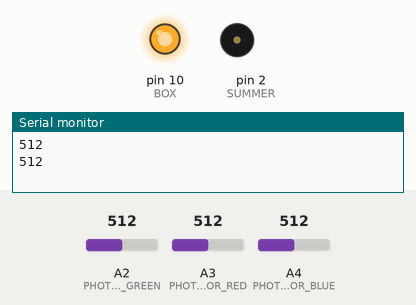
A sketch run on a simulated Arduino Uno, built with avr-gcc and run on an emulated ATmega328P. Shown: output pins drawn as LEDs (lit = HIGH), buzzer (waves = sounding), the last lines printed to the serial monitor. The test bench sets the inputs (shaded band); at power-on: A4 (PHOTOSENSOR_BLUE) = 512, A2 (PHOTOSENSOR_GREEN) = 512, A3 (PHOTOSENSOR_RED) = 512.

Above: at 2.8 s.
2.9 s: A4 (PHOTOSENSOR_BLUE) set to 208
4.4 s: A4 (PHOTOSENSOR_BLUE) set to 180
At 8.3 s:
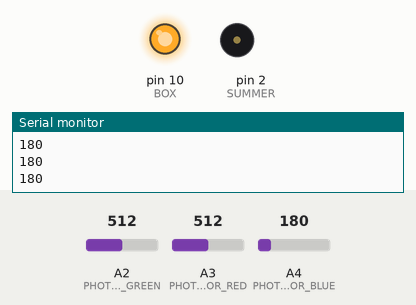
8.6 s: A4 (PHOTOSENSOR_BLUE) set to 200
At 9.1 s:
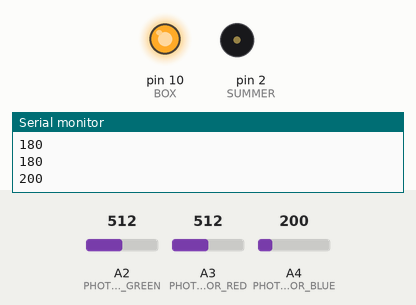
10.1 s: A2 (PHOTOSENSOR_GREEN) set to 242
11.8 s: A2 (PHOTOSENSOR_GREEN) set to 215
At 15.8 s:
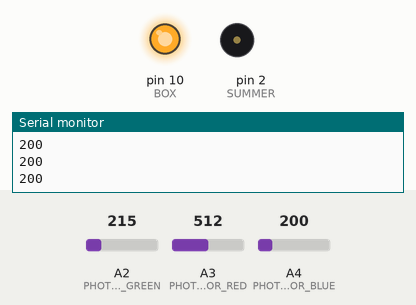
16.0 s: A2 (PHOTOSENSOR_GREEN) set to 235
At 16.5 s:
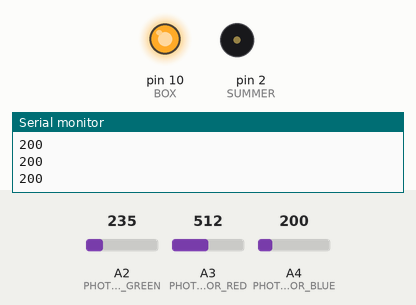
Timing chart, 0 to 18.5 s (numbered marks = the images above; inputs shaded):
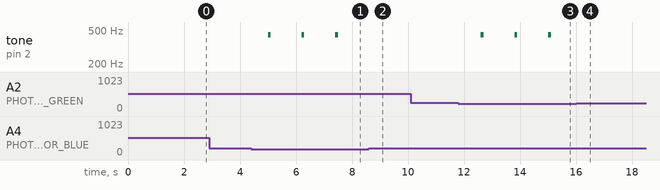

Measured:
- the behaviour switches between 190 and 189 on A4 (PHOTOSENSOR_BLUE) (found by bisection; images 0 and 1)
- the behaviour switches between 225 and 224 on A2 (PHOTOSENSOR_GREEN) (found by bisection; images 2 and 3)
- after the input at 4.4 s, tone on pin 2 (SUMMER): alternates 440 Hz for 0.10 s and silent for 1.1 s, starting after 0.60 s
- after the input at 8.6 s, tone on pin 2 (SUMMER): stops changing and stays silent
- after the input at 11.8 s, tone on pin 2 (SUMMER): alternates 440 Hz for 0.10 s and silent for 1.1 s, starting after 0.81 s
- after the input at 16.0 s, tone on pin 2 (SUMMER): stops changing and stays silent

The sketch:

Farbkreispuzzle.ino
```cpp
// Connect: S pin to analog, middle pin to 5v, - pin to gnd

#define PHOTOSENSOR_GREEN A2
#define PHOTOSENSOR_RED A3
#define PHOTOSENSOR_BLUE A4
#define SUMMER 2
#define BOX 10

int sensorValueGreen = 0;
int sensorValueRed = 0;
int sensorValueBlue = 0;
int greenThreshold = 225;
int redThreshold = 175;
int blueThreshold = 190;

bool solved = false;

void setup() {
  // put your setup code here, to run once:
  pinMode(SUMMER, OUTPUT);
  pinMode(BOX, OUTPUT);
  digitalWrite(BOX, HIGH);
  Serial.begin(9600);
}

void loop() {
  delay(1000);
  if (solved) {
    solved = false;
  }
  // put your main code here, to run repeatedly:
  sensorValueGreen = analogRead(PHOTOSENSOR_GREEN);
  sensorValueRed = analogRead(PHOTOSENSOR_RED);
  sensorValueBlue = analogRead(PHOTOSENSOR_BLUE);
  bool greenBright = false;
  bool redBright = false;
  bool blueBright = false;
  int correctColors = 0;
  if (sensorValueGreen < greenThreshold) {
    correctColors ++;
    greenBright = true;
    //Serial.println("YELLOW");
  }
  if (sensorValueRed < redThreshold) {
    correctColors ++;
    redBright = true;
    //Serial.println("RED");
  }
  if (sensorValueBlue < blueThreshold) {
    correctColors ++;
    blueBright = true;
    //Serial.println("BLUE");
  }
  for (int i = 1; i <= correctColors; i++) {
    tone(SUMMER, 220 << i, 100);
    delay(200);
  }
  if (correctColors == 3) {
    OpenBox();
    solved = true;
    //Serial.println("CONGRATULATIONSSSSS");
    //delay(3000);
  }


  //Serial.println(sensorValueGreen, DEC);
  //Serial.println(sensorValueRed, DEC);
  Serial.println(sensorValueBlue, DEC);
}

void Beep(int milliseconds) {

  digitalWrite(SUMMER, HIGH);
  delay(milliseconds);
  digitalWrite(SUMMER, LOW);
  delay(milliseconds);
}

void OpenBox() {
  digitalWrite(BOX, LOW);
  delay(5000);
  digitalWrite(BOX, HIGH);
}
```
